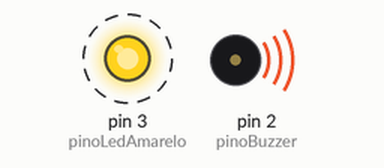
This sketch was run on a simulated Arduino Uno, built with avr-gcc and run on an emulated ATmega328P. Parts: output pins drawn as LEDs (lit = HIGH), buzzer (waves = sounding). Dashed ring = blinking.

Above: at 1.5 s.
Timing chart, 0 to 5.6 s (numbered marks = the images above):
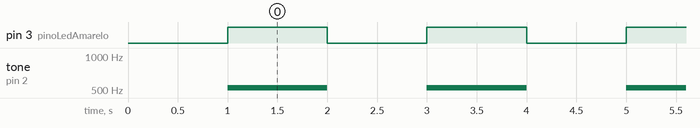

The sketch:

Buzzer_Simples.ino
```cpp
//Constante para o pino da buzzer
#define pinoBuzzer 2

//Constante do led
#define pinoLedAmarelo 3

void setup() {
  Serial.begin(9600);

  //Modo do pino
  pinMode(pinoBuzzer, OUTPUT);
  pinMode(pinoLedAmarelo, OUTPUT);
  delay(1000);  //Parada estratégica
}

void loop() {
  tone(pinoBuzzer, 523);//Nota musical dó
  digitalWrite(pinoLedAmarelo, HIGH);
  delay(1000);
  noTone(pinoBuzzer);//Desliga o buzzer
  digitalWrite(pinoLedAmarelo, LOW); //Apaga o LED
  delay(1000);
}
```

Measured:
- by itself, pin 3 (pinoLedAmarelo): alternates HIGH for 1.0 s and LOW for 1.0 s
- by itself, tone on pin 2 (pinoBuzzer): alternates 523 Hz for 1.0 s and silent for 1.0 s
